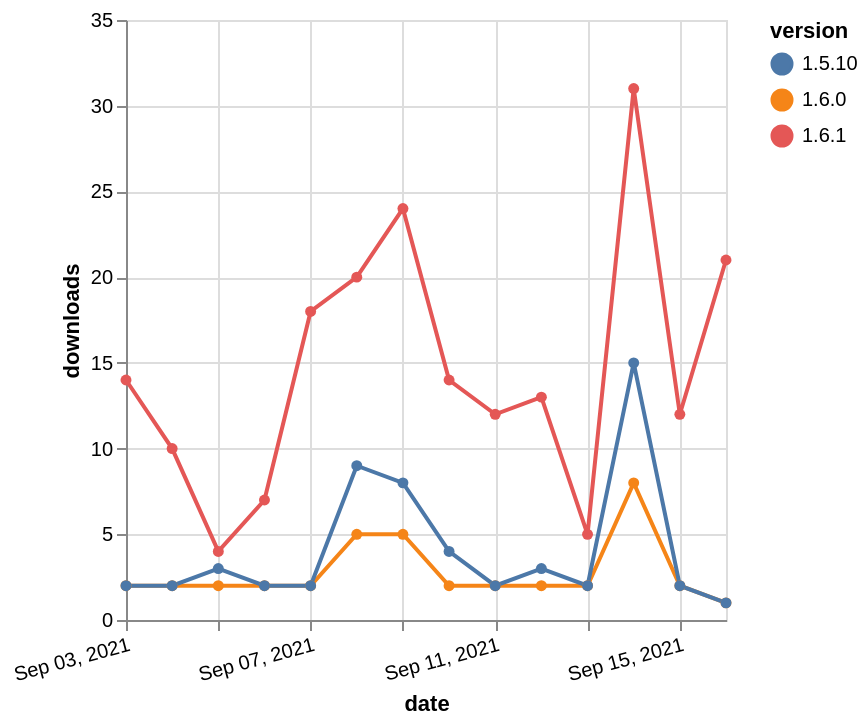

Write the Vega-Lite specification saved for this chart.
### Vega-Lite specification from a JSON file in a GitHub repository (floating-point values rounded to 4 significant figures)
{"$schema": "https://vega.github.io/schema/vega-lite/v5.json", "description": "A simple bar chart with embedded data.", "data": {"values": [{"date": "2021-09-03", "total": 1609, "delta": 2, "version": "1.6.0"}, {"date": "2021-09-04", "total": 1611, "delta": 2, "version": "1.6.0"}, {"date": "2021-09-05", "total": 1613, "delta": 2, "version": "1.6.0"}, {"date": "2021-09-06", "total": 1615, "delta": 2, "version": "1.6.0"}, {"date": "2021-09-07", "total": 1617, "delta": 2, "version": "1.6.0"}, {"date": "2021-09-08", "total": 1622, "delta": 5, "version": "1.6.0"}, {"date": "2021-09-09", "total": 1627, "delta": 5, "version": "1.6.0"}, {"date": "2021-09-10", "total": 1629, "delta": 2, "version": "1.6.0"}, {"date": "2021-09-11", "total": 1631, "delta": 2, "version": "1.6.0"}, {"date": "2021-09-12", "total": 1633, "delta": 2, "version": "1.6.0"}, {"date": "2021-09-13", "total": 1635, "delta": 2, "version": "1.6.0"}, {"date": "2021-09-14", "total": 1643, "delta": 8, "version": "1.6.0"}, {"date": "2021-09-15", "total": 1645, "delta": 2, "version": "1.6.0"}, {"date": "2021-09-16", "total": 1646, "delta": 1, "version": "1.6.0"}, {"date": "2021-09-03", "total": 6385, "delta": 14, "version": "1.6.1"}, {"date": "2021-09-04", "total": 6395, "delta": 10, "version": "1.6.1"}, {"date": "2021-09-05", "total": 6399, "delta": 4, "version": "1.6.1"}, {"date": "2021-09-06", "total": 6406, "delta": 7, "version": "1.6.1"}, {"date": "2021-09-07", "total": 6424, "delta": 18, "version": "1.6.1"}, {"date": "2021-09-08", "total": 6444, "delta": 20, "version": "1.6.1"}, {"date": "2021-09-09", "total": 6468, "delta": 24, "version": "1.6.1"}, {"date": "2021-09-10", "total": 6482, "delta": 14, "version": "1.6.1"}, {"date": "2021-09-11", "total": 6494, "delta": 12, "version": "1.6.1"}, {"date": "2021-09-12", "total": 6507, "delta": 13, "version": "1.6.1"}, {"date": "2021-09-13", "total": 6512, "delta": 5, "version": "1.6.1"}, {"date": "2021-09-14", "total": 6543, "delta": 31, "version": "1.6.1"}, {"date": "2021-09-15", "total": 6555, "delta": 12, "version": "1.6.1"}, {"date": "2021-09-16", "total": 6576, "delta": 21, "version": "1.6.1"}, {"date": "2021-09-03", "total": 5183, "delta": 2, "version": "1.5.10"}, {"date": "2021-09-04", "total": 5185, "delta": 2, "version": "1.5.10"}, {"date": "2021-09-05", "total": 5188, "delta": 3, "version": "1.5.10"}, {"date": "2021-09-06", "total": 5190, "delta": 2, "version": "1.5.10"}, {"date": "2021-09-07", "total": 5192, "delta": 2, "version": "1.5.10"}, {"date": "2021-09-08", "total": 5201, "delta": 9, "version": "1.5.10"}, {"date": "2021-09-09", "total": 5209, "delta": 8, "version": "1.5.10"}, {"date": "2021-09-10", "total": 5213, "delta": 4, "version": "1.5.10"}, {"date": "2021-09-11", "total": 5215, "delta": 2, "version": "1.5.10"}, {"date": "2021-09-12", "total": 5218, "delta": 3, "version": "1.5.10"}, {"date": "2021-09-13", "total": 5220, "delta": 2, "version": "1.5.10"}, {"date": "2021-09-14", "total": 5235, "delta": 15, "version": "1.5.10"}, {"date": "2021-09-15", "total": 5237, "delta": 2, "version": "1.5.10"}, {"date": "2021-09-16", "total": 5238, "delta": 1, "version": "1.5.10"}]}, "width": "container", "mark": {"type": "line", "point": {"filled": true}}, "encoding": {"x": {"field": "date", "type": "temporal", "timeUnit": "yearmonthdate", "title": "date", "axis": {"labelAngle": -15}}, "y": {"field": "delta", "type": "quantitative", "title": "downloads"}, "color": {"field": "version", "type": "nominal"}, "tooltip": {"field": "delta"}}}
